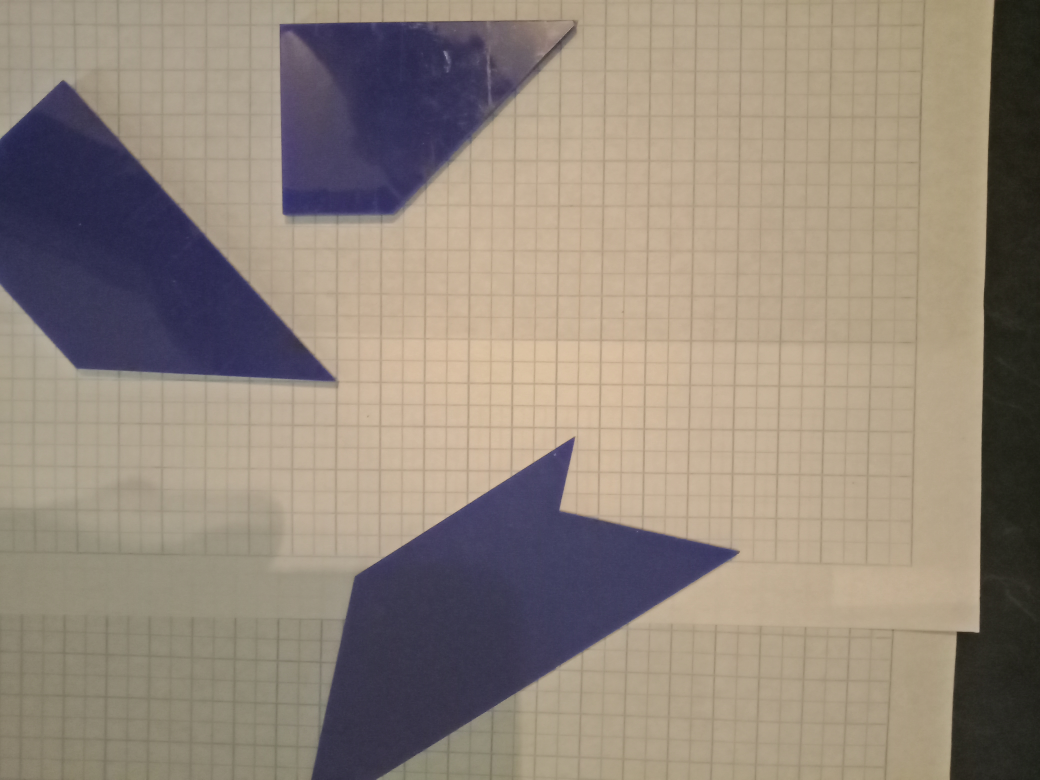
%> input picture camera location/1.jpg, 4160 x 3120 px (shown at 1/4 size)
$ octave cameratest.m   (GNU Octave 9; MATLAB toolbox functions it lacks are replaced by stand-ins)
%> lines starting %> are read from the running program, lines starting %| are printed output that depends on the picture
%%  set up
clear

%Focal Length:
fc = [29092.73970,21390.43007];
%Principal point:
cc = [2079.50000,1559.50000];

I1 = imread('1.jpg');
I1 = rgb2gray(I1);
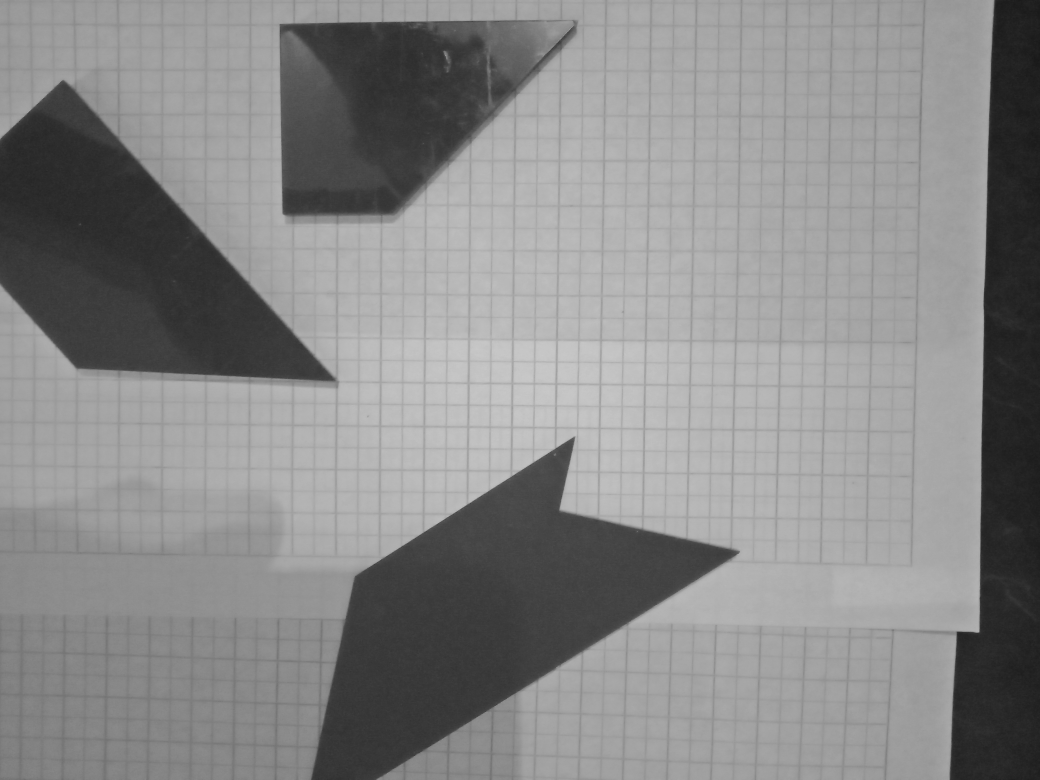
%> I1: size 3120x4160 uint8 (shown at 1/4 size); min 19, max 203, mean 136.6
I2 = imread('2.jpg');
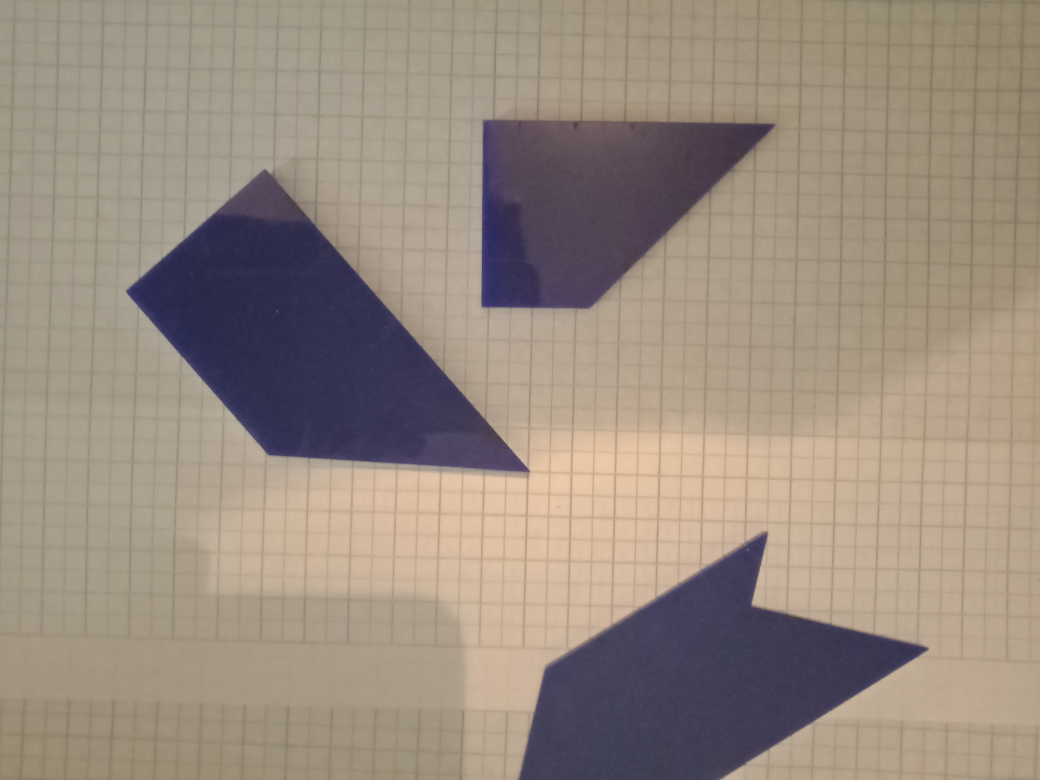
%> input picture camera location/2.jpg, 4160 x 3120 px (shown at 1/4 size)
I2 = rgb2gray(I2);
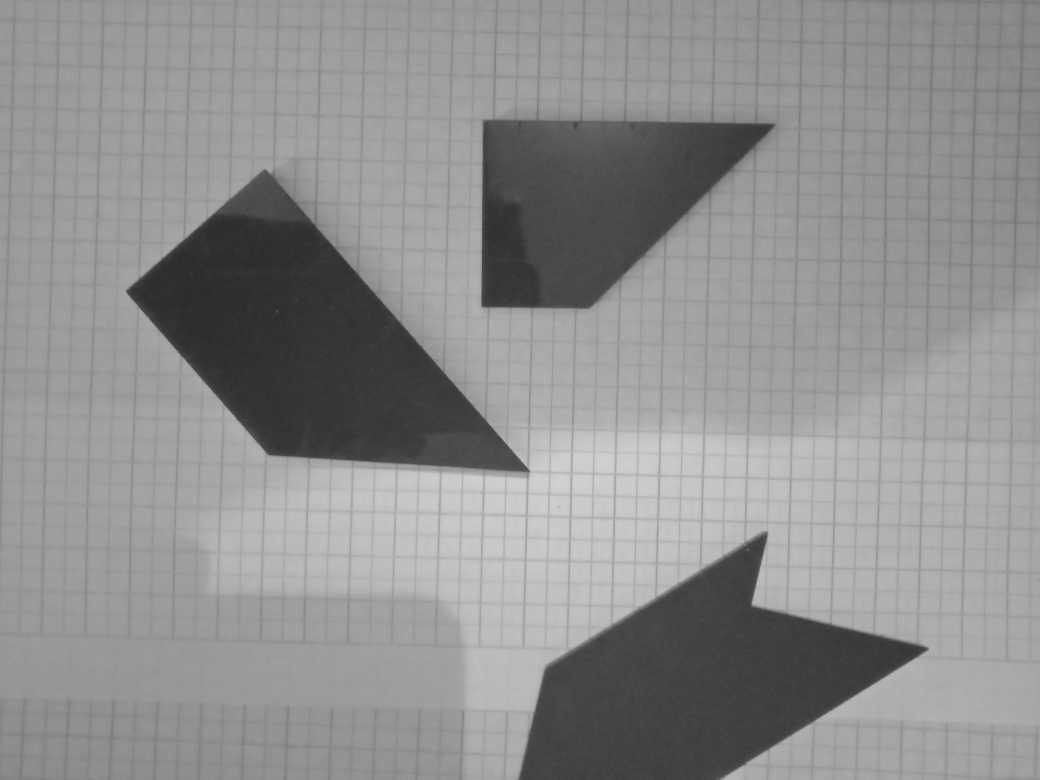
%> I2: size 3120x4160 uint8 (shown at 1/4 size); min 37, max 211, mean 142.9


%%  image one left
points = detectHarrisFeatures(I1)
%> points = 403 points; strongest (x, y): (3917, 2528), (78, 484), (1881, 2013), (2290, 110), (2238, 163)
size = 25;
% imshow(I1); hold on
% plot(points.selectStrongest(size))

P = points.selectStrongest(size)
%> P = 25 points; strongest (x, y): (3917, 2528), (78, 484), (1881, 2013), (2290, 110), (2238, 163)

locations = P.Location();
%> locations = 25 rows, first 12: [3917 2528; 78 484; 1881 2013; 2290 110; 2238 163; 2258 143; 1782 224; 3828 2528; 1549 3092; 1120 98; 1770 2956; 1870 2019]

% xz_left = [int16(locations(23,1)), int16(locations(23,2))];
xz_left = [locations(23,1), locations(23,2)];
%> xz_left = [1688 2136]
xz_left
%> xz_left = [1688 2136]

sq = 20;
for i = 1 : sq
    for j = 1 : sq
        %b = b + [i,j]
        c = xz_left(2) + i - sq/2;
        d = xz_left(1) + j - sq/2;
        [c,d];
        %c = int16(c); d = int16(d);
        I1(int16(c),int16(d)) = 0;
        %I1(c,d,2) = 0;
    end
end

%%  image two right
points = detectHarrisFeatures(I2)
%> points = 490 points; strongest (x, y): (1946, 1683), (748, 1446), (583, 1259), (2039, 1793), (508, 1172)
size = 66;
% imshow(I2); hold on
% plot(points.selectStrongest(size))

P = points.selectStrongest(size)
%> P = 66 points; strongest (x, y): (1946, 1683), (748, 1446), (583, 1259), (2039, 1793), (508, 1172)

locations = P.Location();
%> locations = 66 rows, first 12: [1946 1683; 748 1446; 583 1259; 2039 1793; 508 1172; 1928 1227; 2005 1753; 1851 1576; 782 1487; 1981 1727; 740 1437; 2099 1860]

% xz_right = [int16(locations(66,1)), int16(locations(66,2))];
xz_right = [locations(66,1), locations(66,2)];
%> xz_right = [1069 685]
xz_right
%> xz_right = [1069 685]

sq = 20;
for i = 1 : sq
    for j = 1 : sq
        %b = b + [i,j]
        c = xz_right(2) + i - sq/2;
        d = xz_right(1) + j - sq/2;
        [c,d];
        %c = int16(c); d = int16(d);
        I2(int16(c),int16(d)) = 0;
        %I1(c,d,2) = 0;
    end
end

%%  show images
% [4 lines of commented-out code are left out]

%% finding distance away

focal = fc;
fx = focal(1)
fz = focal(2)
PriciplePoint = cc;
PPx = PriciplePoint(1)
PPz = PriciplePoint(2)
xz_left
%> xz_left = [1688 2136]
xz_right
%> xz_right = [1069 685]
B = 50*10^-3
dx = xz_right(1) - xz_left(1)
%> dx = -619
dz = xz_right(2) - xz_left(2)
%> dz = -1451

Z = (B * fx) / (dx * 10 )
%> Z = -0.235
X = (Z * xz_right(1)* 10) / (fx)
%> X = -0.0863
